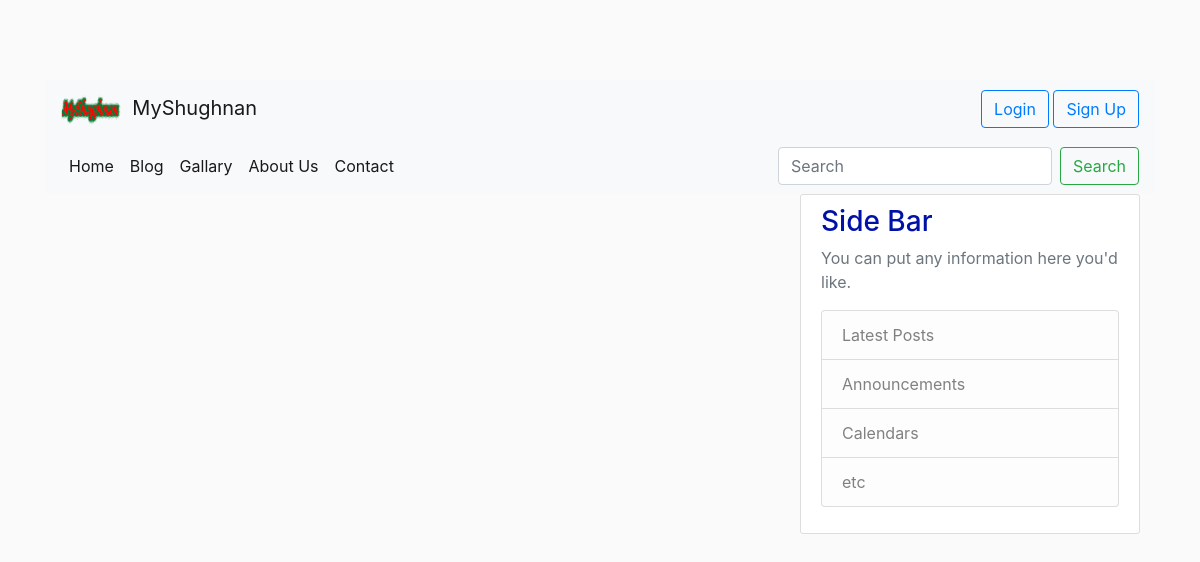
Before: / with the older database file.
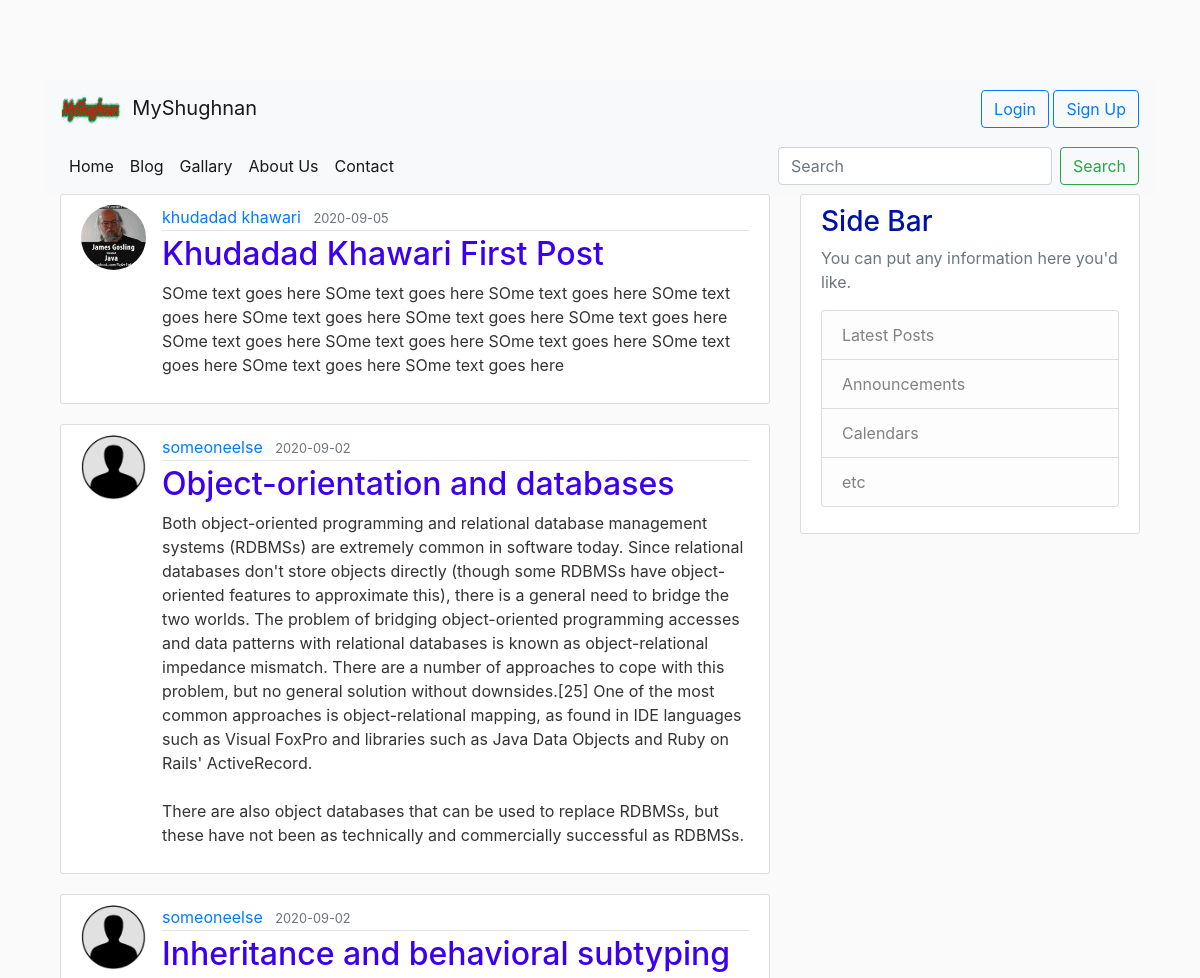
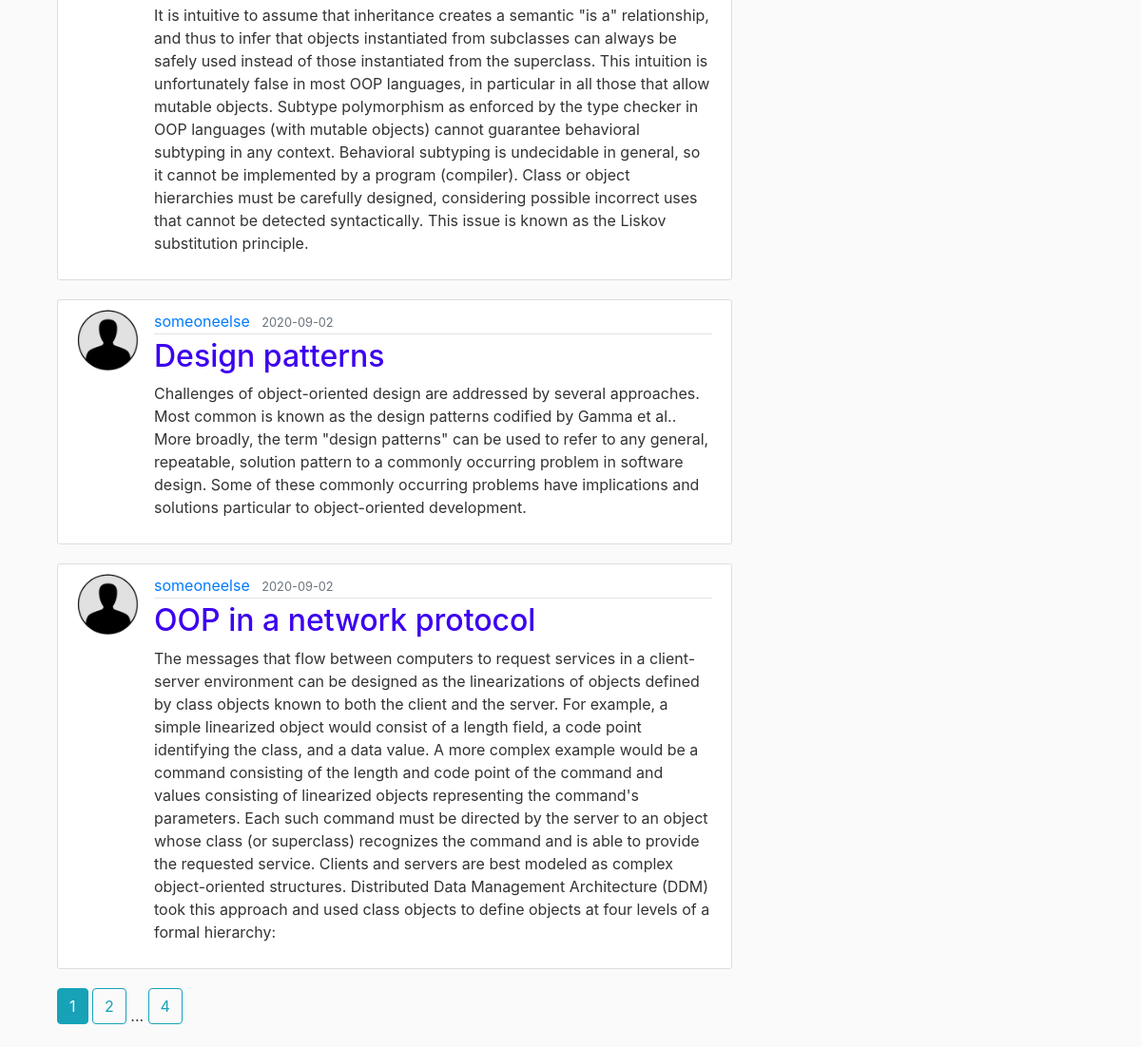
After: the same page with the newer database file (2 pictures, top to bottom).
### flaskblog/models.py (models this page shows, shortened)
class Post(db.Model):
    id = db.Column(db.Integer, primary_key = True )
    title  = db.Column(db.String(100), nullable = False)
    date_posted = db.Column(db.DateTime,  nullable = False, default = datetime.utcnow)
    content =  db.Column(db.Text, nullable = False)
    user_id = db.Column(db.Integer, db.ForeignKey('user.id'), nullable = False)

class User(db.Model, UserMixin):
    id = db.Column(db.Integer, primary_key = True )
    username = db.Column(db.String(20), unique = True, nullable = False)
    email = db.Column(db.String(120), unique = True, nullable = False)
    image_file = db.Column(db.String(20), nullable = False, default = 'default.jpg')
    password = db.Column(db.String(60), nullable = False)
    posts = db.relationship('Post', backref='author', lazy = True)

### flaskblog/main/routes.py (the view)
@main.route('/')
def home():
    page = request.args.get('page', 1, type=int)
    posts = Post.query.order_by(Post.date_posted.desc()).paginate(page=page, per_page=5)
    return render_template('index.html', title = 'home', posts = posts )

### flaskblog/templates/index.html (shortened to what this page needs)
{% extends "base.html" %}
{% block content %}
    {% for post in posts.items %}
        <article class="media content-section">
        <img class="rounded-circle article-img" width="100" height="100" src="{{ url_for('static', filename='profile_pics/' + post.author.image_file) }}">
        <div class="media-body">
            <div class="article-metadata">
            <a class="mr-2" href="{{ url_for('users.user_posts', username=post.author.username) }}">{{ post.author.username }}</a>
            <small class="text-muted">{{ post.date_posted.strftime('%Y-%m-%d') }}</small>
            </div>
            <h2><a class="article-title" href="{{ url_for('posts.post', post_id=post.id) }}">{{ post.title }}</a></h2>
            <p class="article-content">{{ post.content }}</p>
        </div>
        </article>
    {% endfor %}
    {% for page_num in posts.iter_pages(left_edge=1, right_edge=1, left_current=1, right_current=2) %}
        {% if page_num %}
            {% if posts.page == page_num %}
                <a class="btn btn-info mb-4" href="{{ url_for('main.home', page=page_num) }}">{{ page_num }}</a>
            {% else %}
                <a class="btn btn-outline-info mb-4" href="{{ url_for('main.home', page=page_num) }}">{{ page_num }}</a>
        {% endif %}
        {% else %}
            ...
        {% endif %}
    {% endfor %}
{% endblock content %}

### flaskblog/templates/base.html (shortened to what this page needs)
<!DOCTYPE html>
<html lang="en">
<head>
    <link rel="stylesheet" href="https://stackpath.bootstrapcdn.com/bootstrap/4.5.2/css/bootstrap.min.css">
    <link rel="stylesheet" type="text/css" href="{{ url_for('static', filename='main.css') }}">
</head>
<body>
  <div class="container">
    <header class="site-header">
        <nav class="navbar navbar-light bg-light">
            <a class="navbar-brand" href="#">
              <img src="{{ url_for('static', filename = 'logo.png') }}" width="60" height="30" alt="logo" loading="lazy">&nbsp; MyShughnan
            </a>
            <div class="form-inline my-2 my-lg-0">
                    <ul class="navbar-nav mr-auto">
                      <li class="nav-item active">
                        {% if current_user.is_authenticated %}
                        <a class="btn btn-outline-primary" href="{{ url_for('posts.new_post') }}">New Post</a>
                        <a class="btn btn-outline-primary" href="{{ url_for('users.account') }}">Account</a>
                          <a class="btn btn-outline-primary" href="{{ url_for('users.logout') }}">Logout</a>
                        {% else %}
                          <a class="btn btn-outline-primary" href="{{ url_for('users.login') }}">Login</a>
                          <a class="btn btn-outline-primary" href="{{ url_for('users.signup') }}">Sign Up</a>
                        {% endif %}
                      </li>
                    </ul>
            </div>
        </nav>
        <nav class="navbar navbar-expand-lg navbar-light bg-light">
            <div class="collapse navbar-collapse" id="navbarSupportedContent">
              <ul class="navbar-nav mr-auto">
                <li class="nav-item active">
                  <a class="nav-link" href="{{ url_for('main.home') }}">Home <span class="sr-only">(current)</span></a>
                </li>
                <li class="nav-item active">
                    <a class="nav-link" href="#">Blog <span class="sr-only">(current)</span></a>
                </li>
                <li class="nav-item active">
                    <a class="nav-link" href="#">Gallary <span class="sr-only">(current)</span></a>
                </li>
                <li class="nav-item active">
                    <a class="nav-link" href="#">About Us <span class="sr-only">(current)</span></a>
                  </li>
                  <li class="nav-item active">
                    <a class="nav-link" href="#">Contact <span class="sr-only">(current)</span></a>
                  </li>
              </ul>
              <form class="form-inline my-2 my-lg-0">
                <input class="form-control mr-sm-2" type="search" placeholder="Search" aria-label="Search">
                <button class="btn btn-outline-success my-2 my-sm-0" type="submit">Search</button>
              </form>
            </div>
        </nav>
    </header>
    <main role="main" class="container">
      <div class="row">
        <div class="col-md-8">
            {% block content %} {% endblock %}
        </div>
        <div class="col-md-4">
          <div class="content-section">
            <h3>Side Bar</h3>
            <p class='text-muted'>You can put any information here you'd like.
              <ul class="list-group">
                <li class="list-group-item list-group-item-light">Latest Posts</li>
                <li class="list-group-item list-group-item-light">Announcements</li>
                <li class="list-group-item list-group-item-light">Calendars</li>
                <li class="list-group-item list-group-item-light">etc</li>
              </ul>
            </p>
          </div>
        </div>
      </div>
    </main>
  </div>
</body>
</html>

### flaskblog/static/main.css (style rules this page uses)
body { background: #fafafa; color: #333333; margin-top: 5rem; }
h1, h2, h3, h4, h5, h6 { color: #0011a8; }
.site-header .navbar-nav .nav-link { color: #cbd5db; }
.content-section { background: #ffffff; padding: 10px 20px; border: 1px solid #dddddd; border-radius: 3px; margin-bottom: 20px; }
.article-title { color: #3c00f0; }
.article-content { white-space: pre-line; }
.article-img { height: 65px; width: 65px; margin-right: 16px; }
.article-metadata { padding-bottom: 1px; margin-bottom: 4px; border-bottom: 1px solid #e3e3e3 }

Changed rows visible on the page:
added Post: image_file (picture), author.username "khudadad khawari", date_posted "2020-09-05", title "Khudadad Khawari First Post", content "SOme text goes here SOme text goes here SOme text goes here SOme text goes here SOme text goes here SOme text goes here SOme text goes here SOme text goes here SOme text goes here SOme text goes here SOme text goes here SOme text goes here SOme text goes here"
added Post: image_file (placeholder picture), author.username "someoneelse", date_posted "2020-09-02", title "Object-orientation and databases", content "Both object-oriented programming and relational database management systems (RDBMSs) are extremely common in software today. Since relational databases don't store objects directly (though some RDBMSs have object-oriented features to approximate this), there is a general need to bridge the two worlds. The problem of bridging object-oriented programming accesses and data patterns with relational databases is known as object-relational impedance mismatch. There are a number of approaches to cope with this problem, but no general solution without downsides.[25] One of the most common approaches is object-relational mapping, as found in IDE languages such as Visual FoxPro and libraries such as…"
added Post: image_file (placeholder picture), author.username "someoneelse", date_posted "2020-09-02", title "Inheritance and behavioral subtyping", content "It is intuitive to assume that inheritance creates a semantic \"is a\" relationship, and thus to infer that objects instantiated from subclasses can always be safely used instead of those instantiated from the superclass. This intuition is unfortunately false in most OOP languages, in particular in all those that allow mutable objects. Subtype polymorphism as enforced by the type checker in OOP languages (with mutable objects) cannot guarantee behavioral subtyping in any context. Behavioral subtyping is undecidable in general, so it cannot be implemented by a program (compiler). Class or object hierarchies must be carefully designed, considering possible incorrect uses that cannot be detected…"
added Post: image_file (placeholder picture), author.username "someoneelse", date_posted "2020-09-02", title "Design patterns", content "Challenges of object-oriented design are addressed by several approaches. Most common is known as the design patterns codified by Gamma et al.. More broadly, the term \"design patterns\" can be used to refer to any general, repeatable, solution pattern to a commonly occurring problem in software design. Some of these commonly occurring problems have implications and solutions particular to object-oriented development."
added Post: image_file (placeholder picture), author.username "someoneelse", date_posted "2020-09-02", title "OOP in a network protocol", content "The messages that flow between computers to request services in a client-server environment can be designed as the linearizations of objects defined by class objects known to both the client and the server. For example, a simple linearized object would consist of a length field, a code point identifying the class, and a data value. A more complex example would be a command consisting of the length and code point of the command and values consisting of linearized objects representing the command's parameters. Each such command must be directed by the server to an object whose class (or superclass) recognizes the command and is able to provide the requested service. Clients and servers are…"
Other visible differences:
new list line: "1"
new list line: "2"
new list line: "4"
